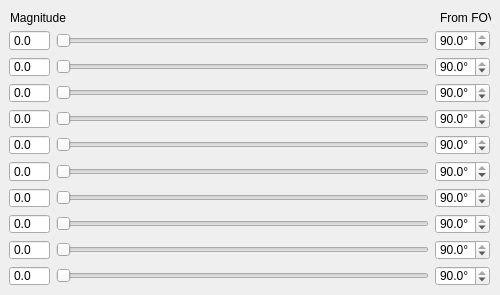
     <widget class="QWidget" name="stackedWidget_2Page4">
      <widget class="QWidget" name="layoutWidget_2">
       <property name="geometry">
        <rect>
         <x>9</x>
         <y>30</y>
         <width>481</width>
         <height>256</height>
        </rect>
       </property>
       <layout class="QGridLayout" name="gridLayout_3">
        <item row="0" column="0">
         <widget class="QDoubleSpinBox" name="doubleSpinBox_44">
          <property name="readOnly">
           <bool>true</bool>
          </property>
          <property name="buttonSymbols">
           <enum>QAbstractSpinBox::NoButtons</enum>
          </property>
          <property name="decimals">
           <number>1</number>
          </property>
         </widget>
        </item>
        <item row="0" column="1">
         <widget class="QSlider" name="horizontalSlider_21">
          <property name="maximum">
           <number>250</number>
          </property>
          <property name="orientation">
           <enum>Qt::Horizontal</enum>
          </property>
         </widget>
        </item>
        <item row="0" column="2">
         <widget class="QDoubleSpinBox" name="doubleSpinBox_45">
          <property name="suffix">
           <string>°</string>
          </property>
          <property name="decimals">
           <number>1</number>
          </property>
          <property name="minimum">
           <double>0.100000000000000</double>
          </property>
          <property name="maximum">
           <double>90.000000000000000</double>
          </property>
          <property name="value">
           <double>90.000000000000000</double>
          </property>
         </widget>
        </item>
        <item row="1" column="0">
         <widget class="QDoubleSpinBox" name="doubleSpinBox_46">
          <property name="readOnly">
           <bool>true</bool>
          </property>
          <property name="buttonSymbols">
           <enum>QAbstractSpinBox::NoButtons</enum>
          </property>
          <property name="decimals">
           <number>1</number>
          </property>
         </widget>
        </item>
        <item row="1" column="1">
         <widget class="QSlider" name="horizontalSlider_22">
          <property name="maximum">
           <number>250</number>
          </property>
          <property name="orientation">
           <enum>Qt::Horizontal</enum>
          </property>
         </widget>
        </item>
        <item row="1" column="2">
         <widget class="QDoubleSpinBox" name="doubleSpinBox_47">
          <property name="suffix">
           <string>°</string>
          </property>
          <property name="decimals">
           <number>1</number>
          </property>
          <property name="minimum">
           <double>0.100000000000000</double>
          </property>
          <property name="maximum">
           <double>90.000000000000000</double>
          </property>
          <property name="value">
           <double>90.000000000000000</double>
          </property>
         </widget>
        </item>
        <item row="2" column="0">
         <widget class="QDoubleSpinBox" name="doubleSpinBox_48">
          <property name="readOnly">
           <bool>true</bool>
          </property>
          <property name="buttonSymbols">
           <enum>QAbstractSpinBox::NoButtons</enum>
          </property>
          <property name="decimals">
           <number>1</number>
          </property>
         </widget>
        </item>
        <item row="2" column="1">
         <widget class="QSlider" name="horizontalSlider_23">
          <property name="maximum">
           <number>250</number>
          </property>
          <property name="orientation">
           <enum>Qt::Horizontal</enum>
          </property>
         </widget>
        </item>
        <item row="2" column="2">
         <widget class="QDoubleSpinBox" name="doubleSpinBox_49">
          <property name="suffix">
           <string>°</string>
          </property>
          <property name="decimals">
           <number>1</number>
          </property>
          <property name="minimum">
           <double>0.100000000000000</double>
          </property>
          <property name="maximum">
           <double>90.000000000000000</double>
          </property>
          <property name="value">
           <double>90.000000000000000</double>
          </property>
         </widget>
        </item>
        <item row="3" column="0">
         <widget class="QDoubleSpinBox" name="doubleSpinBox_50">
          <property name="readOnly">
           <bool>true</bool>
          </property>
          <property name="buttonSymbols">
           <enum>QAbstractSpinBox::NoButtons</enum>
          </property>
          <property name="decimals">
           <number>1</number>
          </property>
         </widget>
        </item>
        <item row="3" column="1">
         <widget class="QSlider" name="horizontalSlider_24">
          <property name="maximum">
           <number>250</number>
          </property>
          <property name="orientation">
           <enum>Qt::Horizontal</enum>
          </property>
         </widget>
        </item>
        <item row="3" column="2">
         <widget class="QDoubleSpinBox" name="doubleSpinBox_51">
          <property name="suffix">
           <string>°</string>
          </property>
          <property name="decimals">
           <number>1</number>
          </property>
          <property name="minimum">
           <double>0.100000000000000</double>
          </property>
          <property name="maximum">
           <double>90.000000000000000</double>
          </property>
          <property name="value">
           <double>90.000000000000000</double>
          </property>
         </widget>
        </item>
        <item row="4" column="0">
         <widget class="QDoubleSpinBox" name="doubleSpinBox_52">
          <property name="readOnly">
           <bool>true</bool>
          </property>
          <property name="buttonSymbols">
           <enum>QAbstractSpinBox::NoButtons</enum>
          </property>
          <property name="decimals">
           <number>1</number>
          </property>
         </widget>
        </item>
        <item row="4" column="1">
         <widget class="QSlider" name="horizontalSlider_25">
          <property name="maximum">
           <number>250</number>
          </property>
          <property name="orientation">
           <enum>Qt::Horizontal</enum>
          </property>
         </widget>
        </item>
        <item row="4" column="2">
         <widget class="QDoubleSpinBox" name="doubleSpinBox_53">
          <property name="suffix">
           <string>°</string>
          </property>
          <property name="decimals">
           <number>1</number>
          </property>
          <property name="minimum">
           <double>0.100000000000000</double>
          </property>
          <property name="maximum">
           <double>90.000000000000000</double>
          </property>
          <property name="value">
           <double>90.000000000000000</double>
          </property>
         </widget>
        </item>
        <item row="5" column="0">
         <widget class="QDoubleSpinBox" name="doubleSpinBox_54">
          <property name="readOnly">
           <bool>true</bool>
          </property>
          <property name="buttonSymbols">
           <enum>QAbstractSpinBox::NoButtons</enum>
          </property>
          <property name="decimals">
           <number>1</number>
          </property>
         </widget>
        </item>
        <item row="5" column="1">
         <widget class="QSlider" name="horizontalSlider_26">
          <property name="maximum">
           <number>250</number>
          </property>
          <property name="orientation">
           <enum>Qt::Horizontal</enum>
          </property>
         </widget>
        </item>
        <item row="5" column="2">
         <widget class="QDoubleSpinBox" name="doubleSpinBox_55">
          <property name="suffix">
           <string>°</string>
          </property>
          <property name="decimals">
           <number>1</number>
          </property>
          <property name="minimum">
           <double>0.100000000000000</double>
          </property>
          <property name="maximum">
           <double>90.000000000000000</double>
          </property>
          <property name="value">
           <double>90.000000000000000</double>
          </property>
         </widget>
        </item>
        <item row="6" column="0">
         <widget class="QDoubleSpinBox" name="doubleSpinBox_56">
          <property name="readOnly">
           <bool>true</bool>
          </property>
          <property name="buttonSymbols">
           <enum>QAbstractSpinBox::NoButtons</enum>
          </property>
          <property name="decimals">
           <number>1</number>
          </property>
         </widget>
        </item>
        <item row="6" column="1">
         <widget class="QSlider" name="horizontalSlider_27">
          <property name="maximum">
           <number>250</number>
          </property>
          <property name="orientation">
           <enum>Qt::Horizontal</enum>
          </property>
         </widget>
        </item>
        <item row="6" column="2">
         <widget class="QDoubleSpinBox" name="doubleSpinBox_57">
          <property name="suffix">
           <string>°</string>
          </property>
          <property name="decimals">
           <number>1</number>
          </property>
          <property name="minimum">
           <double>0.100000000000000</double>
          </property>
          <property name="maximum">
           <double>90.000000000000000</double>
          </property>
          <property name="value">
           <double>90.000000000000000</double>
          </property>
         </widget>
        </item>
        <item row="7" column="0">
         <widget class="QDoubleSpinBox" name="doubleSpinBox_58">
          <property name="readOnly">
           <bool>true</bool>
          </property>
          <property name="buttonSymbols">
           <enum>QAbstractSpinBox::NoButtons</enum>
          </property>
          <property name="decimals">
           <number>1</number>
          </property>
         </widget>
        </item>
        <item row="7" column="1">
         <widget class="QSlider" name="horizontalSlider_28">
          <property name="maximum">
           <number>250</number>
          </property>
          <property name="orientation">
           <enum>Qt::Horizontal</enum>
          </property>
         </widget>
        </item>
        <item row="7" column="2">
         <widget class="QDoubleSpinBox" name="doubleSpinBox_59">
          <property name="suffix">
           <string>°</string>
          </property>
          <property name="decimals">
           <number>1</number>
          </property>
          <property name="minimum">
           <double>0.100000000000000</double>
          </property>
          <property name="maximum">
           <double>90.000000000000000</double>
          </property>
          <property name="value">
           <double>90.000000000000000</double>
          </property>
         </widget>
        </item>
        <item row="8" column="0">
         <widget class="QDoubleSpinBox" name="doubleSpinBox_60">
          <property name="readOnly">
           <bool>true</bool>
          </property>
          <property name="buttonSymbols">
           <enum>QAbstractSpinBox::NoButtons</enum>
          </property>
          <property name="decimals">
           <number>1</number>
          </property>
         </widget>
        </item>
        <item row="8" column="1">
         <widget class="QSlider" name="horizontalSlider_29">
          <property name="maximum">
           <number>250</number>
          </property>
          <property name="orientation">
           <enum>Qt::Horizontal</enum>
          </property>
         </widget>
        </item>
        <item row="8" column="2">
         <widget class="QDoubleSpinBox" name="doubleSpinBox_61">
          <property name="suffix">
           <string>°</string>
          </property>
          <property name="decimals">
           <number>1</number>
          </property>
          <property name="minimum">
           <double>0.100000000000000</double>
          </property>
          <property name="maximum">
           <double>90.000000000000000</double>
          </property>
          <property name="value">
           <double>90.000000000000000</double>
          </property>
         </widget>
        </item>
        <item row="9" column="0">
         <widget class="QDoubleSpinBox" name="doubleSpinBox_62">
          <property name="readOnly">
           <bool>true</bool>
          </property>
          <property name="buttonSymbols">
           <enum>QAbstractSpinBox::NoButtons</enum>
          </property>
          <property name="decimals">
           <number>1</number>
          </property>
         </widget>
        </item>
        <item row="9" column="1">
         <widget class="QSlider" name="horizontalSlider_30">
          <property name="maximum">
           <number>250</number>
          </property>
          <property name="orientation">
           <enum>Qt::Horizontal</enum>
          </property>
         </widget>
        </item>
        <item row="9" column="2">
         <widget class="QDoubleSpinBox" name="doubleSpinBox_63">
          <property name="suffix">
           <string>°</string>
          </property>
          <property name="decimals">
           <number>1</number>
          </property>
          <property name="minimum">
           <double>0.100000000000000</double>
          </property>
          <property name="maximum">
           <double>90.000000000000000</double>
          </property>
          <property name="value">
           <double>90.000000000000000</double>
          </property>
         </widget>
        </item>
       </layout>
      </widget>
      <widget class="QLabel" name="label_11">
       <property name="geometry">
        <rect>
         <x>10</x>
         <y>10</y>
         <width>121</width>
         <height>16</height>
        </rect>
       </property>
       <property name="text">
        <string>Magnitude</string>
       </property>
      </widget>
      <widget class="QLabel" name="label_12">
       <property name="geometry">
        <rect>
         <x>440</x>
         <y>10</y>
         <width>51</width>
         <height>16</height>
        </rect>
       </property>
       <property name="text">
        <string>From FOV</string>
       </property>
      </widget>
     </widget>
